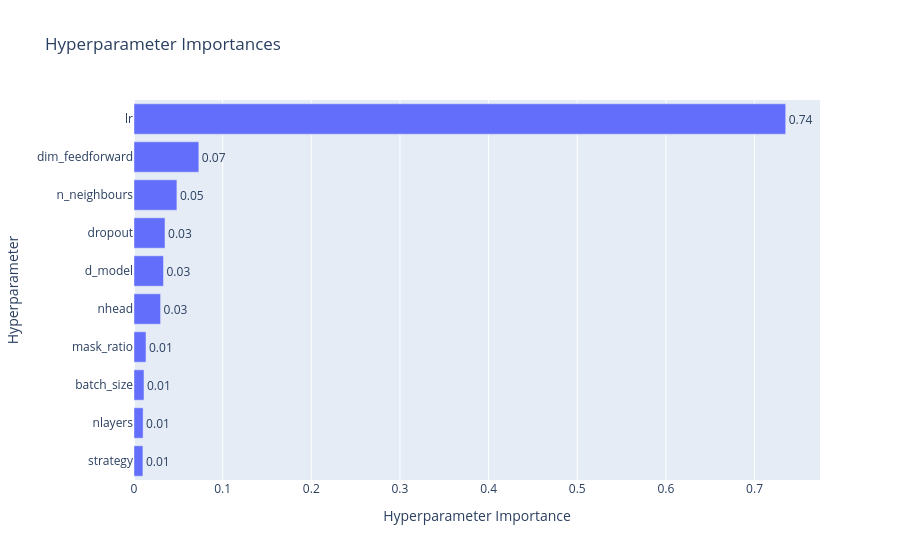

Notebook source saved alongside this figure:
### Code cell
plot_param_importances(study)

### Figure 1 — Plotly figure (JSON) as saved in the notebook; plotly's stock layout.template omitted (floating-point values rounded to 4 significant figures)
{"data": [{"cliponaxis": false, "hovertemplate": ["strategy (CategoricalDistribution): 0.01006313824638484<extra></extra>", "nlayers (IntDistribution): 0.010273611365912542<extra></extra>", "batch_size (CategoricalDistribution): 0.011258652029754491<extra></extra>", "mask_ratio (CategoricalDistribution): 0.013508693771564486<extra></extra>", "nhead (CategoricalDistribution): 0.02999709913572455<extra></extra>", "d_model (CategoricalDistribution): 0.03327418991895445<extra></extra>", "dropout (FloatDistribution): 0.034992949922979355<extra></extra>", "n_neighbours (IntDistribution): 0.04838601309067778<extra></extra>", "dim_feedforward (CategoricalDistribution): 0.0731224428014212<extra></extra>", "lr (FloatDistribution): 0.7351232097166264<extra></extra>"], "name": "Objective Value", "orientation": "h", "text": ["0.01", "0.01", "0.01", "0.01", "0.03", "0.03", "0.03", "0.05", "0.07", "0.74"], "textposition": "outside", "x": [0.01006, 0.01027, 0.01126, 0.01351, 0.03, 0.03327, 0.03499, 0.04839, 0.07312, 0.7351], "y": ["strategy", "nlayers", "batch_size", "mask_ratio", "nhead", "d_model", "dropout", "n_neighbours", "dim_feedforward", "lr"], "type": "bar"}], "layout": {"title": {"text": "Hyperparameter Importances"}, "xaxis": {"title": {"text": "Hyperparameter Importance"}}, "yaxis": {"title": {"text": "Hyperparameter"}}}}
